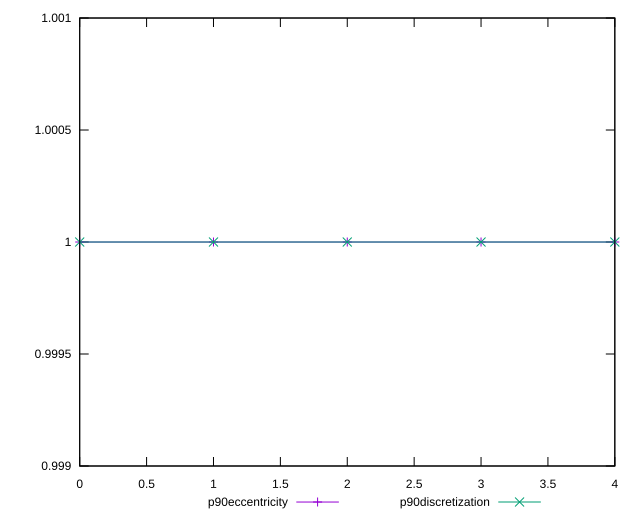

Write the gnuplot code that produced this figure.
reset

$p90Eccentricity <<EOF
0 0.9999999999999997
1 1.0000000000000004
2 1
3 0.9999999999999999
4 1.0000000000000007
EOF

$p90Discretization <<EOF
0 1
1 1
2 1
3 1
4 1
EOF

set key outside below
set xrange [0:4]
set yrange [0.9989999999999997:1.0010000000000006]
set trange [0.9989999999999997:1.0010000000000006]
set terminal svg size 640, 520 enhanced background rgb 'white'
set output "report_0_00242021-02-20T12:25:28.543Z/mainthread-work-breakdown/progression/eccentricity.svg"

plot $p90Eccentricity title "p90eccentricity" with linespoints, \
     $p90Discretization title "p90discretization" with linespoints

reset
